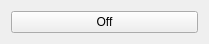
<?xml version="1.0" encoding="UTF-8"?>
<ui version="4.0">
 <class>Form</class>
 <widget class="QWidget" name="Form">
  <property name="geometry">
   <rect>
    <x>0</x>
    <y>0</y>
    <width>209</width>
    <height>41</height>
   </rect>
  </property>
  <property name="windowTitle">
   <string>Form</string>
  </property>
  <layout class="QVBoxLayout" name="verticalLayout">
   <item>
    <widget class="QPushButton" name="btn_toggle">
     <property name="text">
      <string>Off</string>
     </property>
     <property name="checkable">
      <bool>true</bool>
     </property>
     <property name="checked">
      <bool>false</bool>
     </property>
    </widget>
   </item>
  </layout>
 </widget>
 <resources/>
 <connections/>
</ui>
